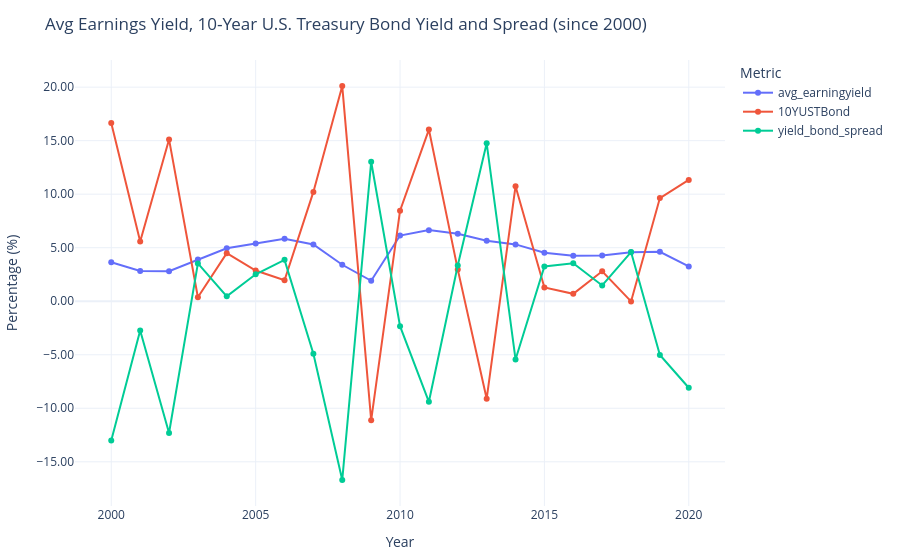

This figure's notebook cell:
### Code cell
# Plot avg_earningyield, 10YUSTBond, and yield_bond_spread together (since 2000)
start = pd.to_datetime('2000', format='%Y')
df_plot = df_selected[df_selected.index >= start].reset_index()

fig = px.line(
    df_plot,
    x='year',
    y=['avg_earningyield', '10YUSTBond', 'yield_bond_spread'],
    title='Avg Earnings Yield, 10‑Year U.S. Treasury Bond Yield and Spread (since 2000)',
    labels={
        'year': 'Year',
        'value': 'Percentage (%)',
        'variable': 'Metric'
    }
)
# add markers for readability
fig.update_traces(mode='lines+markers')
# adjust layout for clarity
fig.update_layout(
    legend_title_text='Metric',
    yaxis=dict(tickformat=',.2f'),
    xaxis=dict(showgrid=True),
    template='plotly_white',
    margin=dict(l=60, r=20, t=60, b=40)
)
fig.show()

### Figure 1 — Plotly figure (JSON) as saved in the notebook; plotly's stock layout.template omitted (floating-point values rounded to 4 significant figures)
{"data": [{"hovertemplate": "Metric=avg_earningyield<br>Year=%{x}<br>Percentage (%)=%{y}<extra></extra>", "legendgroup": "avg_earningyield", "line": {"color": "#636efa", "dash": "solid"}, "marker": {"symbol": "circle"}, "mode": "lines+markers", "name": "avg_earningyield", "orientation": "v", "showlegend": true, "type": "scatter", "x": ["2000-01-01T00:00:00", "2001-01-01T00:00:00", "2002-01-01T00:00:00", "2003-01-01T00:00:00", "2004-01-01T00:00:00", "2005-01-01T00:00:00", "2006-01-01T00:00:00", "2007-01-01T00:00:00", "2008-01-01T00:00:00", "2009-01-01T00:00:00", "2010-01-01T00:00:00", "2011-01-01T00:00:00", "2012-01-01T00:00:00", "2013-01-01T00:00:00", "2014-01-01T00:00:00", "2015-01-01T00:00:00", "2016-01-01T00:00:00", "2017-01-01T00:00:00", "2018-01-01T00:00:00", "2019-01-01T00:00:00", "2020-01-01T00:00:00"], "xaxis": "x", "y": [3.642, 2.832, 2.81, 3.904, 4.951, 5.383, 5.827, 5.3, 3.405, 1.912, 6.136, 6.641, 6.308, 5.652, 5.308, 4.527, 4.242, 4.275, 4.577, 4.622, 3.248], "yaxis": "y"}, {"hovertemplate": "Metric=10YUSTBond<br>Year=%{x}<br>Percentage (%)=%{y}<extra></extra>", "legendgroup": "10YUSTBond", "line": {"color": "#EF553B", "dash": "solid"}, "marker": {"symbol": "circle"}, "mode": "lines+markers", "name": "10YUSTBond", "orientation": "v", "showlegend": true, "type": "scatter", "x": ["2000-01-01T00:00:00", "2001-01-01T00:00:00", "2002-01-01T00:00:00", "2003-01-01T00:00:00", "2004-01-01T00:00:00", "2005-01-01T00:00:00", "2006-01-01T00:00:00", "2007-01-01T00:00:00", "2008-01-01T00:00:00", "2009-01-01T00:00:00", "2010-01-01T00:00:00", "2011-01-01T00:00:00", "2012-01-01T00:00:00", "2013-01-01T00:00:00", "2014-01-01T00:00:00", "2015-01-01T00:00:00", "2016-01-01T00:00:00", "2017-01-01T00:00:00", "2018-01-01T00:00:00", "2019-01-01T00:00:00", "2020-01-01T00:00:00"], "xaxis": "x", "y": [16.66, 5.572, 15.12, 0.3753, 4.491, 2.868, 1.961, 10.21, 20.1, -11.12, 8.463, 16.04, 2.972, -9.105, 10.75, 1.284, 0.6906, 2.802, -0.01669, 9.636, 11.33], "yaxis": "y"}, {"hovertemplate": "Metric=yield_bond_spread<br>Year=%{x}<br>Percentage (%)=%{y}<extra></extra>", "legendgroup": "yield_bond_spread", "line": {"color": "#00cc96", "dash": "solid"}, "marker": {"symbol": "circle"}, "mode": "lines+markers", "name": "yield_bond_spread", "orientation": "v", "showlegend": true, "type": "scatter", "x": ["2000-01-01T00:00:00", "2001-01-01T00:00:00", "2002-01-01T00:00:00", "2003-01-01T00:00:00", "2004-01-01T00:00:00", "2005-01-01T00:00:00", "2006-01-01T00:00:00", "2007-01-01T00:00:00", "2008-01-01T00:00:00", "2009-01-01T00:00:00", "2010-01-01T00:00:00", "2011-01-01T00:00:00", "2012-01-01T00:00:00", "2013-01-01T00:00:00", "2014-01-01T00:00:00", "2015-01-01T00:00:00", "2016-01-01T00:00:00", "2017-01-01T00:00:00", "2018-01-01T00:00:00", "2019-01-01T00:00:00", "2020-01-01T00:00:00"], "xaxis": "x", "y": [-13.01, -2.74, -12.31, 3.529, 0.4608, 2.516, 3.866, -4.91, -16.7, 13.03, -2.327, -9.394, 3.336, 14.76, -5.438, 3.243, 3.551, 1.473, 4.594, -5.014, -8.084], "yaxis": "y"}], "layout": {"legend": {"title": {"text": "Metric"}, "tracegroupgap": 0}, "margin": {"b": 40, "l": 60, "r": 20, "t": 60}, "title": {"text": "Avg Earnings Yield, 10‑Year U.S. Treasury Bond Yield and Spread (since 2000)"}, "xaxis": {"anchor": "y", "domain": [0, 1], "showgrid": true, "title": {"text": "Year"}}, "yaxis": {"anchor": "x", "domain": [0, 1], "tickformat": ",.2f", "title": {"text": "Percentage (%)"}}}}
